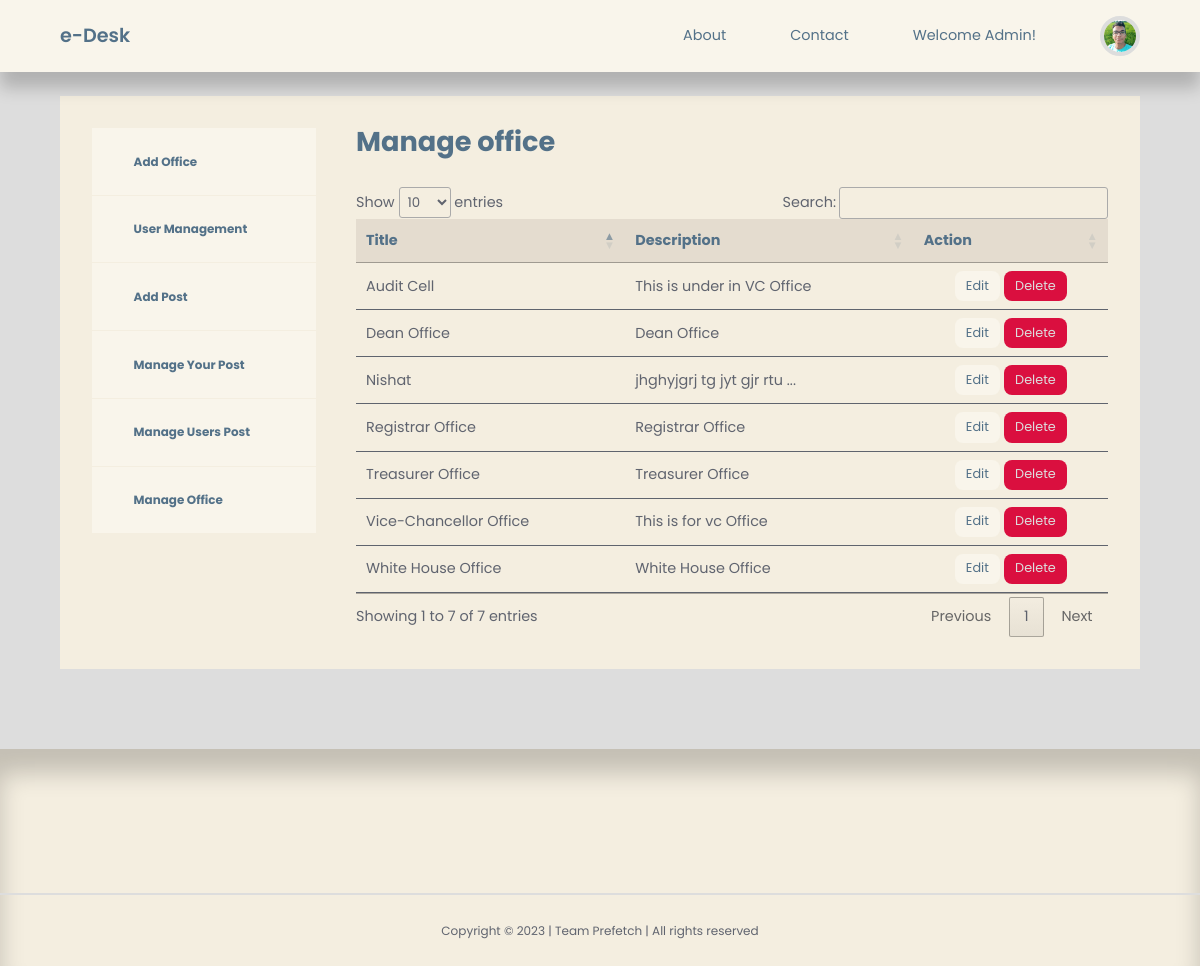
The page /admin/admin-manage-office.php on the database as committed earlier.
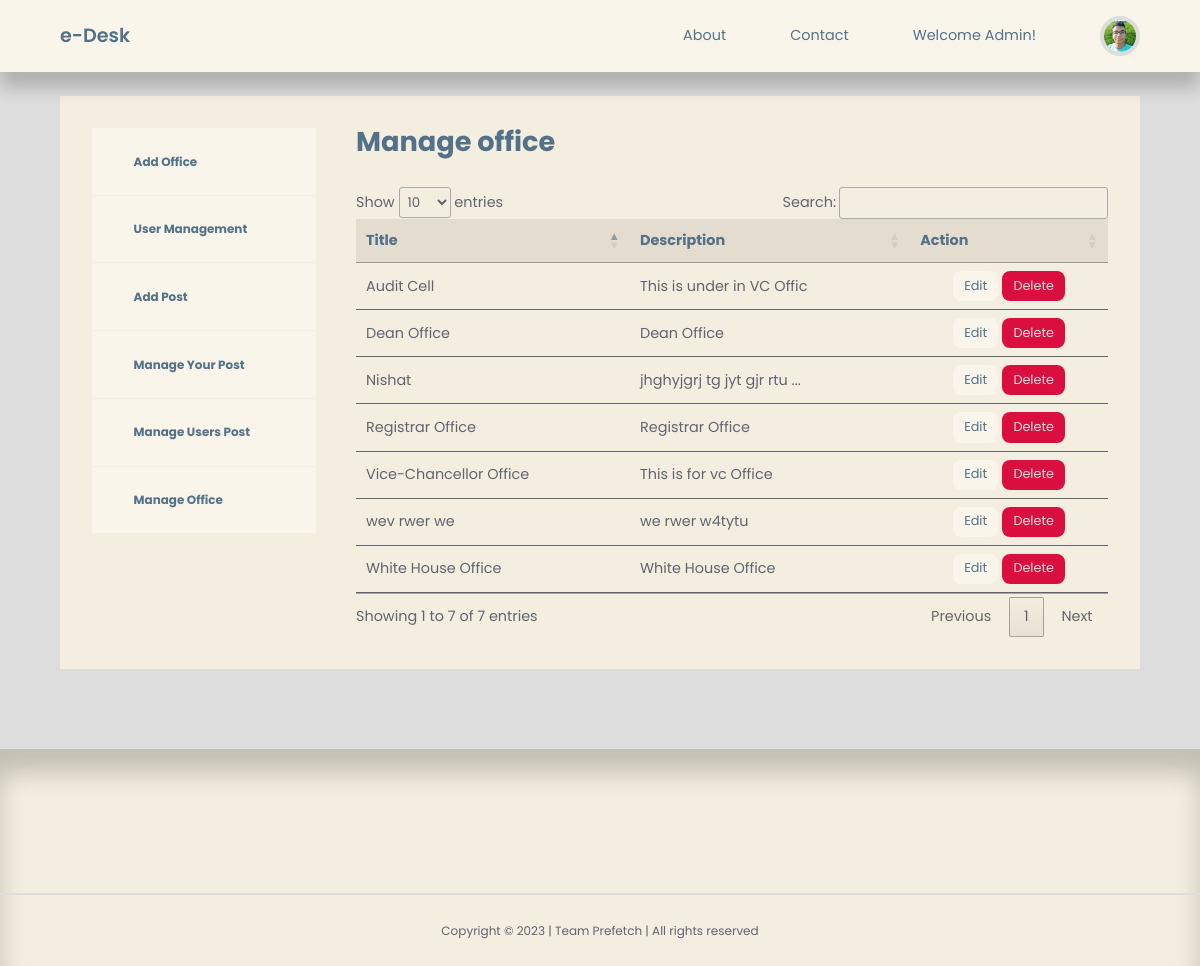
The same page on the database as committed later.
### tables this page shows
CREATE TABLE `adminaddoffice` (
  `id` int(20) NOT NULL,
  `title` varchar(255) NOT NULL,
  `description` varchar(255) NOT NULL
);

### admin/admin-manage-office.php (the view, shortened to what this page needs)
<?php
include 'partials/header.php';
$query = "SELECT * FROM adminaddoffice";
$offices = mysqli_query($connection, $query);
?>
<section class="dashboard">
    <div class="container dashboard__container">
        <aside>
            <ul>
                <li>
                    <a href="admin-add-office.php"><i class="uil uil-pen"></i>
                        <h5>Add Office</h5>
                    </a>
                </li>
                <li>
                    <a href="admin-user-management.php"><i class="uil uil-postcard"></i>
                        <h5>User Management</h5>
                    </a>
                </li>
                <li>
                    <a href="admin-add-post.php"><i class="uil uil-user-plus"></i>
                        <h5>Add Post</h5>
                    </a>
                </li>
                <li>
                    <a href="admin-manage-post.php"><i class="uil uil-users-alt"></i>
                        <h5>Manage Your Post</h5>
                    </a>
                </li>
                <li>
                    <a href="admin-manage-users-post.php"><i class="uil uil-users-alt"></i>
                        <h5>Manage Users Post</h5>
                    </a>
                </li>
                <li>
                    <a href="admin-manage-office.php"><i class="uil uil-edit"></i>
                        <h5>Manage Office</h5>
                    </a>
                </li>
            </ul>
        </aside>
        <main>
            <h2>Manage office</h2>
            <table id='table'>
                <thead>
                    <tr align="center">
                        <th>Title</th>
                        <th>Description</th>
                        <th>Action</th>
                    </tr>
                </thead>
                <tbody>
                    <?php while ($office = mysqli_fetch_assoc($offices)) : ?>
                        <tr>
                            <td>
                                <?= $office['title'] ?>
                            </td>
                            <td>
                                <?php $len = strlen($office['description']); ?>
                                <?php if ($len < 30) : ?>
                                    <?= $office['description'] ?>
                                <?php else : ?>
                                    <?= substr($office['description'], 0, 25) ?>...
                                <?php endif ?>
                            </td>
                            <td align="center"><a href="<?= ROOT_URL ?>admin/edit-office.php?id=<?= $office['id'] ?>" class="btn sm">Edit</a> <a href="<?= ROOT_URL ?>admin/delete-office.php?id=<?= $office['id'] ?>" class="btn sm danger">Delete</a></td>
                        </tr>
                    <?php endwhile ?>
                </tbody>
            </table>
        </main>
    </div>
</section>
<?php
include '../partials/footer.php';
?>

Rows that differ between the two databases and show on the page:
removed adminaddoffice: title "Treasurer Office", description "Treasurer Office"
changed adminaddoffice "Audit Cell": description "This is under in VC Office" → "This is under in VC Offic"
added adminaddoffice: title "wev rwer we", description "we rwer w4tytu"
